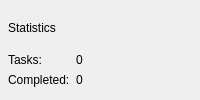
<?xml version="1.0" encoding="UTF-8"?>
<ui version="4.0">
 <class>ProjectStatsPanel</class>
 <widget class="QWidget" name="ProjectStatsPanel">
  <layout class="QVBoxLayout" name="mainLayout">
   <property name="leftMargin"><number>8</number></property>
   <property name="topMargin"><number>8</number></property>
   <property name="rightMargin"><number>8</number></property>
   <property name="bottomMargin"><number>8</number></property>
   <property name="spacing"><number>6</number></property>
   <item>
    <widget class="QLabel" name="titleLabel">
     <property name="text"><string>Statistics</string></property>
    </widget>
   </item>
   <item>
    <layout class="QFormLayout" name="statsForm">
     <item row="0" column="0">
      <widget class="QLabel" name="tasksLabel">
       <property name="text"><string>Tasks:</string></property>
      </widget>
     </item>
     <item row="0" column="1">
      <widget class="QLabel" name="tasksValueLabel">
       <property name="text"><string>0</string></property>
      </widget>
     </item>
     <item row="1" column="0">
      <widget class="QLabel" name="completedLabel">
       <property name="text"><string>Completed:</string></property>
      </widget>
     </item>
     <item row="1" column="1">
      <widget class="QLabel" name="completedValueLabel">
       <property name="text"><string>0</string></property>
      </widget>
     </item>
    </layout>
   </item>
  </layout>
 </widget>
 <layoutdefault spacing="6" margin="11"/>
 <resources/>
 <connections/>
</ui>
